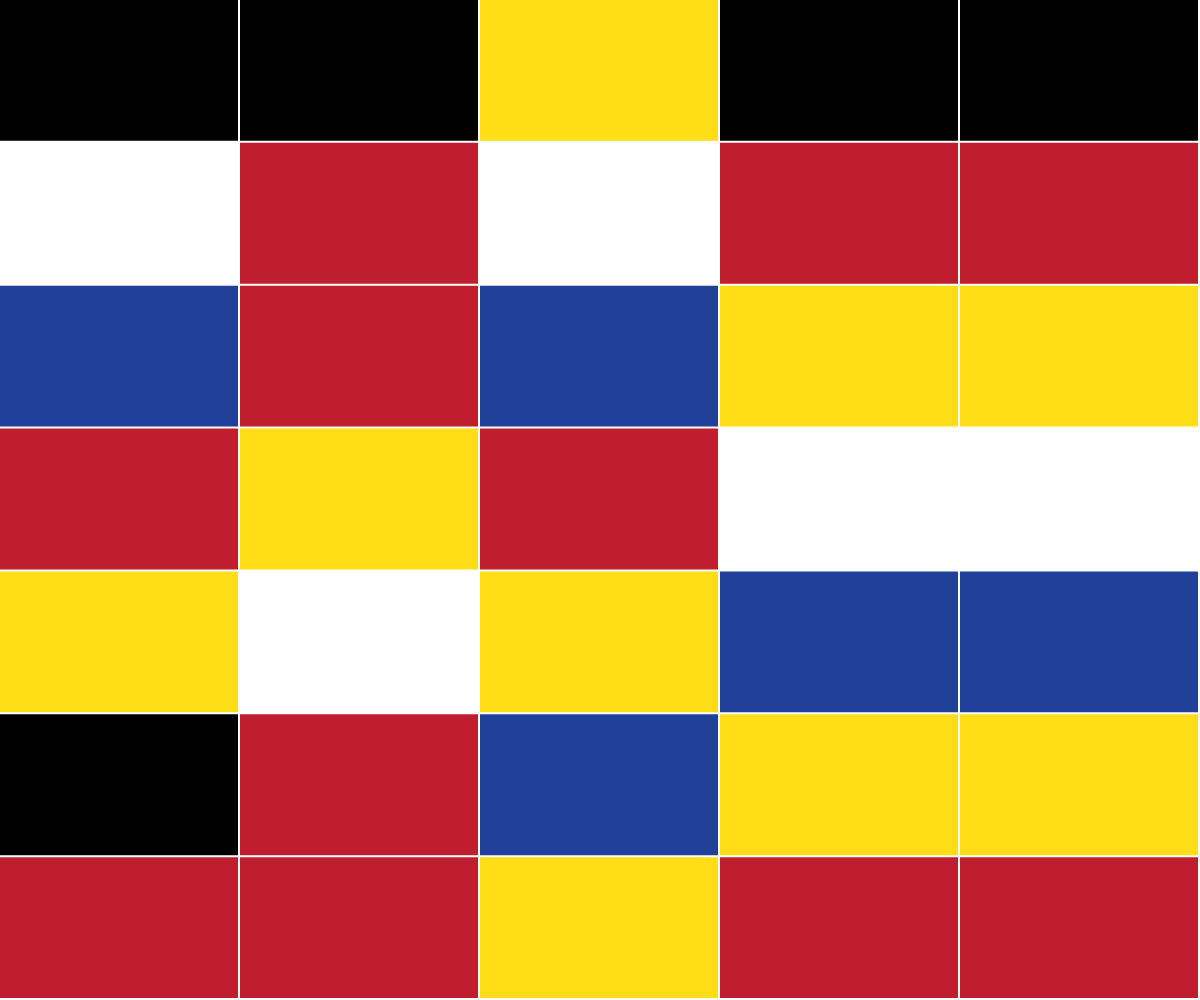
Frame 1 (no input)
Frame 60 (no input): identical to frame 1, image omitted
Frame 120 (the mouse pressed at the canvas centre since frame 60): identical to frame 1, image omitted

The p5.js sketch that drew this single still picture (run headless with seeded random() and noise() and a simulated clock; from frame 60 on, the mouse is pressed at the canvas centre):

// p5.js sketch
// ── sketch.js
const colorMap = [
  "#000000",
  "#be1e2d",
  "#ffde17",
  "#ffffff",
  "#21409a"
/* rainbow
  "#ff0000",
  "#ffa500",
  "#ffff00",
  "#008000",
  "#0000ff",
  "#4b0082",
  "#ee82ee"
 */]

var levels = [{
  lanes:
    [[0, 3, 4, 1, 2, 0, 1],
    [0, 1, 1, 2, 3, 1, 1],
    [2, 3, 4, 1, 2, 4, 2],
    [0, 1, 2, 3, 4, 2, 1],
    [0, 1, 2, 3, 4, 2, 1]
    ]

},
{
  lanes:
    [[0, 1, 2, 0, 0, 2, 1, 2],
    [0, 0, 0, 0, 0, 2, 1, 2],
    [0, 1, 2, 0, 0, 2, 1, 2]]
},
]

var currentLevel = 0;
var wdx;
var wdy;

function setup() {
  createCanvas(windowWidth, windowHeight);
}

function drawLevel(level) {
  wdx = windowWidth / level.lanes.length;
  wdy = windowHeight / level.lanes[0].length;
  for (var i = 0; i < level.lanes.length; i++) {
    if (lanePos == i)
      drawLane(i, laneDY, level.lanes[i])
    else
      drawLane(i, 0, level.lanes[i]);
  }
}

function drawLane(place, dy, lane) {
  for (var i = 0; i < lane.length; i++) {
    drawBrick(place, i, dy, lane[i]);
  }
}

function drawBrick(px, py, dy, colNum) {
  col = colorMap[colNum];
  noStroke();
  fill(col);
  rect(px * wdx, py * wdy + dy, wdx - 2, wdy - 2);
}

function draw() {
  background(255);
  drawLevel(levels[currentLevel])
}

function windowResized() {
  resizeCanvas(windowWidth, windowHeight);

}

var mousepos = { x: -1, y: -1 }
function arrayRotate(arr, reverse) {
  if (reverse) arr.unshift(arr.pop());
  else arr.push(arr.shift());
  return arr;
}

var laneDY = 0;
var lanePos = 0;

function touchStarted() {
  mousepos.x = mouseX;
  mousepos.y = mouseY;
  let fs = fullscreen();
  if (!fs) fullscreen(!fs);
}

function touchMoved() {
  laneDY = mouseY - mousepos.y;
  lanePos = floor(mousepos.x / wdx);
}

function touchEnded() {
  const deltaY = round((mouseY - mousepos.y) / wdy);

  console.log("dssd" + lanePos)
  if (deltaY < 0) {
    for (var i = 0; i < -deltaY; i++) {
      arrayRotate(levels[currentLevel].lanes[lanePos], false);
    }
  }
  if (deltaY > 0) {
    for (var i = 0; i < deltaY; i++) {
      arrayRotate(levels[currentLevel].lanes[lanePos], true);
    }
  }
  laneDY = 0;
}

function touchHandler(event) {
  if (event.touches.length > 1) {
    //the event is multi-touch
    //you can then prevent the behavior
    event.preventDefault()
  }
}

/*
function mousePressed(event) {
  if (mouseX > 0 && mouseX < 10 && mouseY > 0 && mouseY < 10) {
    let fs = fullscreen();
    fullscreen(!fs);
  }
  return false;
}*/

document.ontouchmove = function (event) {
  let fs = fullscreen();
  fullscreen(!fs);
  event.preventDefault();
};
// ── style.css
html, body {
  overflow: hidden;
  margin: 0;
  padding: 0;
}
canvas {
  display: block;
}
